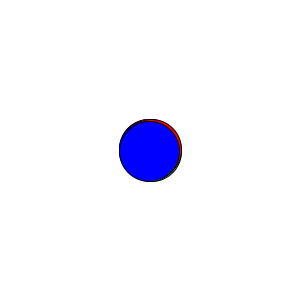
Frame 1 (no input)
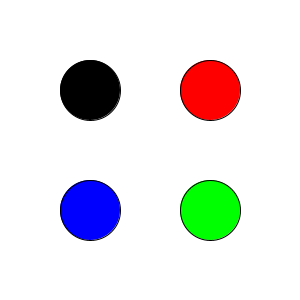
Frame 60 (the mouse pressed at the canvas centre just before this capture)
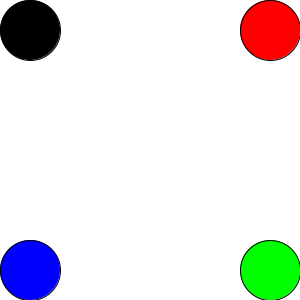
Frame 120 (the mouse held since frame 60 and released just before this capture)

The Processing sketch that drew these frames (run headless with seeded random() and noise(); from frame 60 on, the mouse is pressed at the canvas centre):

// Processing sketch: travelling_circle_2
// ── travelling_circle_2.pde
float x;

void setup()
{
  size(300, 300);
  background(255);
  fill(255);

}

void draw()
{
  x=x+1;
  background(255);
  fill(0);
  ellipse(width/2-x,height/2-x,60,60);
  fill(0,255,0);
  ellipse(width/2+x,height/2+x,60,60);
  fill(255,0,0);
  ellipse(width/2+x,height/2-x,60,60);
  fill(0,0,255);
  ellipse(width/2-x,height/2+x,60,60);
}
